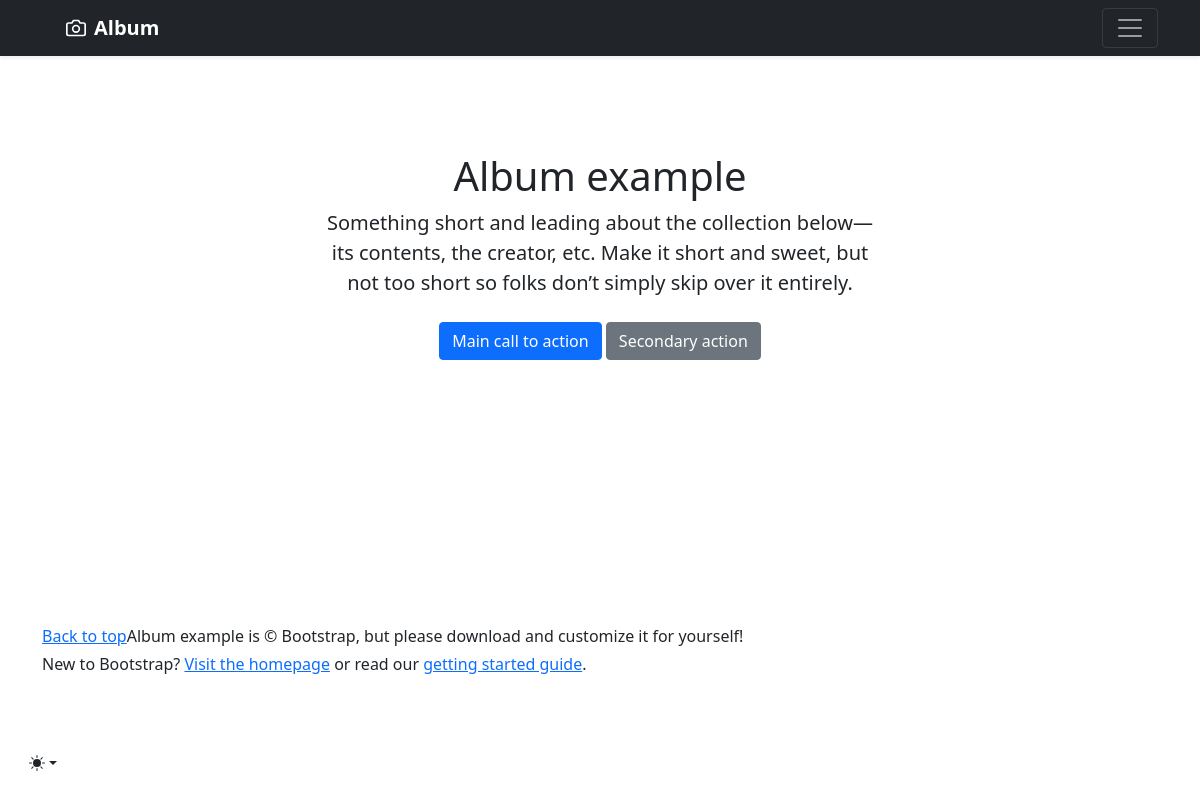
Page /food/album/ (signed in) on the earlier database version.
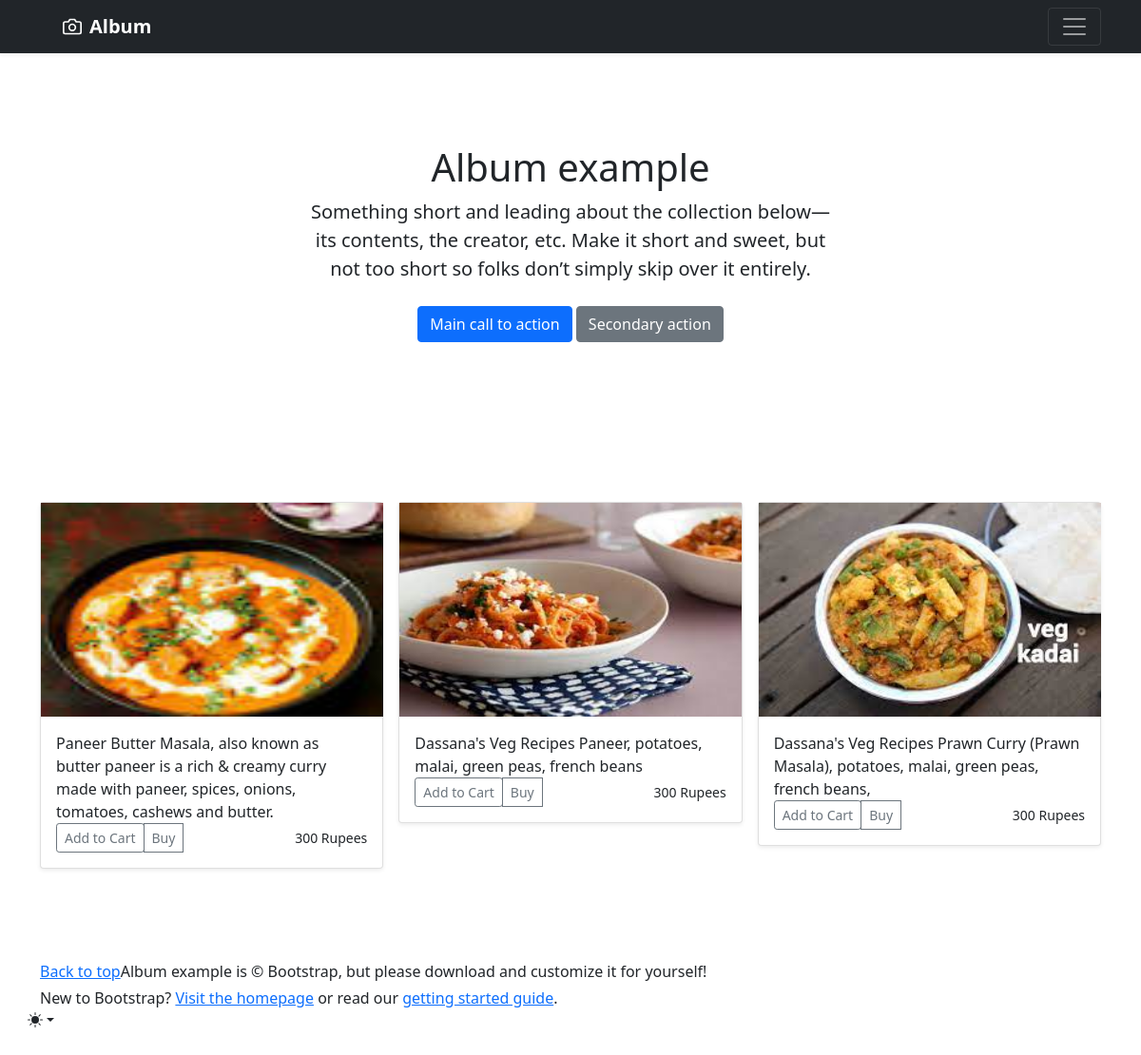
Same page on the later database version.
### food/models.py (models this page shows)
class food_items(models.Model):
    fid = models.BigAutoField(primary_key=True)
    mid = models.ForeignKey(menu_items, on_delete=models.CASCADE)
    f_name = models.CharField(max_length=50)
    f_desc = models.TextField()
    f_quantity = models.PositiveIntegerField(default=1)
    f_price = models.PositiveIntegerField(default=30)
    discount = models.PositiveSmallIntegerField(default=0)
    f_img = models.ImageField()

### food/views.py (the view)
@login_required(login_url='/authe/login')
def album_view(request):
    res = food_items.objects.all()
    return render(request=request, template_name='album.html', context={'res': res})

### food/templates/album.html (shortened to what this page needs)
<!doctype html>
<html lang="en" data-bs-theme="auto">
<head>
  {% load static %}
  <link rel="stylesheet" href="https://cdn.jsdelivr.net/npm/@docsearch/css@3">
  {% include 'partials/_bootcss.html' %}
</head>
<body>
  <div class="dropdown position-fixed bottom-0 end-0 mb-3 me-3 bd-mode-toggle">
    <button class="btn btn-bd-primary py-2 dropdown-toggle d-flex align-items-center" id="bd-theme" type="button"
      aria-expanded="false" data-bs-toggle="dropdown" aria-label="Toggle theme (auto)">
      <svg class="bi my-1 theme-icon-active" width="1em" height="1em">
        <use href="#circle-half"></use>
      </svg>
    </button>
  </div>
  <header data-bs-theme="dark">
    <div class="navbar navbar-dark bg-dark shadow-sm">
      <div class="container">
        <a href="#" class="navbar-brand d-flex align-items-center">
          <strong>Album</strong>
        </a>
        <button class="navbar-toggler" type="button" data-bs-toggle="collapse" data-bs-target="#navbarHeader"
          aria-controls="navbarHeader" aria-expanded="false" aria-label="Toggle navigation">
          <span class="navbar-toggler-icon"></span>
        </button>
      </div>
    </div>
  </header>
  <main>
    <section class="py-5 text-center container">
      <div class="row py-lg-5">
        <div class="col-lg-6 col-md-8 mx-auto">
          <h1 class="fw-light">Album example</h1>
          <p class="lead text-body-secondary">Something short and leading about the collection below—its contents, the
            creator, etc. Make it short and sweet, but not too short so folks don’t simply skip over it entirely.</p>
          <p>
            <a href="#" class="btn btn-primary my-2">Main call to action</a>
            <a href="#" class="btn btn-secondary my-2">Secondary action</a>
          </p>
        </div>
      </div>
    </section>
    <div class="album py-5 bg-body-tertiary">
      <div class="container">
        <div class="row row-cols-1 row-cols-sm-2 row-cols-md-3 g-3">
          {% for i in res %}
          <div class="col">
            <div class="card shadow-sm">
              <img src="{{i.f_img.url}}" alt="" height="225" width="360">
              <div class="card-body">
                <div class="p1">
                  <p class="card-text">{{i.f_desc}}</p>
                </div>
                <div class="d-flex justify-content-between align-items-center">
                  <div class="btn-group">
                    <a href="{% url 'food:cart_add' cust=user.id food=i.fid %}"><button type="button"
                        class="btn btn-sm btn-outline-secondary">Add to Cart</button></a>
                    <button type="button" class="btn btn-sm btn-outline-secondary">Buy</button>
                  </div>
                  <small class="text-body-secondary ">{{i.f_price}} Rupees </small>
                </div>
              </div>
            </div>
          </div>
          {% endfor %}
  </main>
  <footer class="text-body-secondary py-5">
    <div class="container">
      <p class="float-end mb-1">
        <a href="#">Back to top</a>
      </p>
      <p class="mb-1">Album example is &copy; Bootstrap, but please download and customize it for yourself!</p>
      <p class="mb-0">New to Bootstrap? <a href="/">Visit the homepage</a> or read our <a
          href="../getting-started/introduction/">getting started guide</a>.</p>
    </div>
  </footer>
  {% include 'partials/_bootjs.html' %}
</body>
</html>

Differences in the rows shown:
added food_items: f_img (picture), f_desc "Paneer Butter Masala, also known as butter paneer is a rich & creamy curry made with paneer, spices, onions, tomatoes, cashews and butter.", f_price "300"
added food_items: f_img (picture), f_desc "Dassana's Veg Recipes Paneer, potatoes, malai, green peas, french beans", f_price "300"
added food_items: f_img (picture), f_desc "Dassana's Veg Recipes Prawn Curry (Prawn Masala), potatoes, malai, green peas, french beans,", f_price "300"
